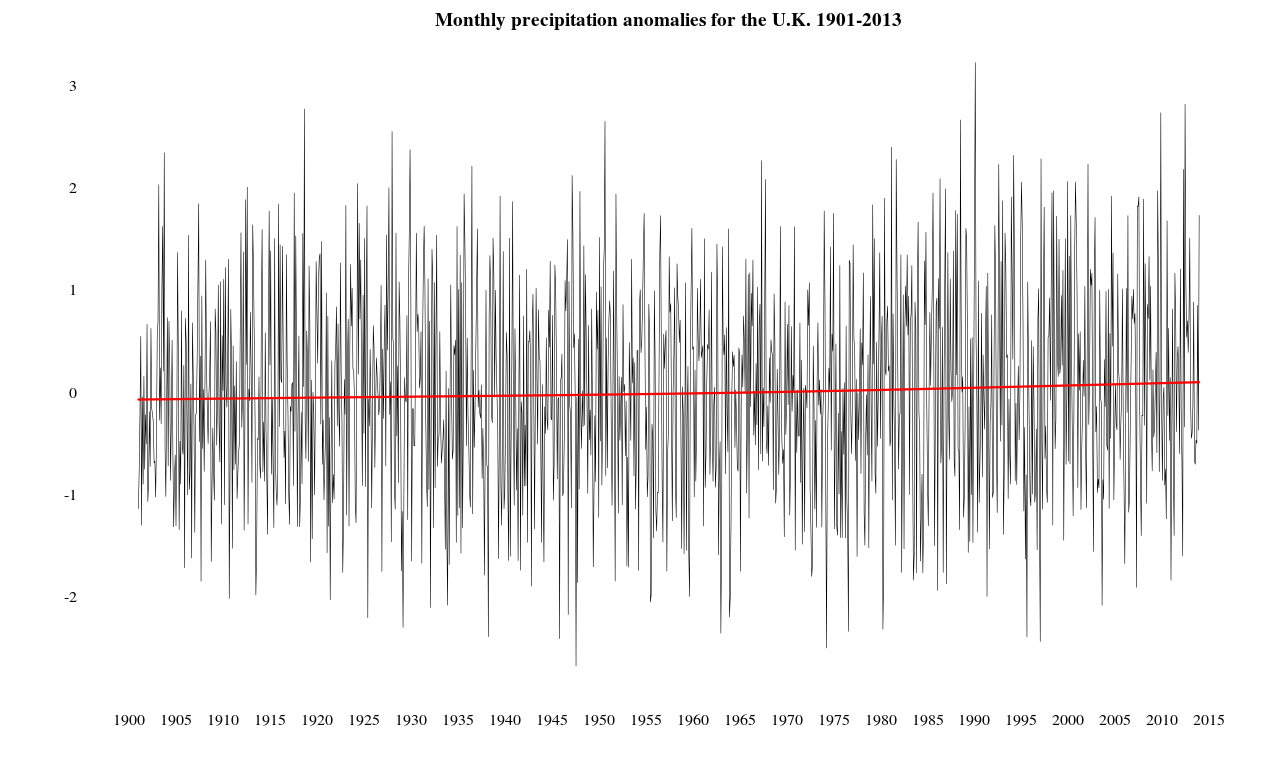

Recreate this plot in R.
#### Rainfall in the U.K. 1901-2013 ####

## Data
rain<-read.csv("~/Desktop/uk.pre.csv",header=TRUE)

## Calculate monthly anomalies
anom <- function(x) {
    apply(x, 2, function(y) (y - mean(y))/sd(y))
}

dat<-data.frame(anom(rain[,-1]))

## Reshape data to long format
require(reshape)
dat$YEAR<-1901:2013
md<-melt(dat,id="YEAR")
colnames(md)<-c("year","month","precipitation")
md<-md[order(md$year,md$month),]

rain.ts<-ts(md$precipitation,freq=12,start=c(1901,1));plot(rain.ts)

## Find trend in data

# Set parameters
n=length(rain.ts)
t=1:n
k=floor(n/3) # Number of knots

## Fit data using AR1 structure (Can take a while)
# Get trend
rain.gamm=gamm(rain.ts~s(t,k=k,bs="cs"),correlation=corAR1())
rain.trend<-ts(fitted(rain.gamm$lme),frequency=12,start=c(1901,1))

## Plot results
par(mar=c(4,5,2,2),las=1,tck=.02,bty="n",family="serif")
plot(rain.ts,xlab="",ylab="",axes=FALSE,lwd=.75, 
     main="Monthly precipitation anomalies for the U.K. 1901-2013")
lines(rain.trend,col="red",lwd=3)
axis(2,tick=F, las=2)
axis(1,tick=F,at=seq(1900,2015,5))
